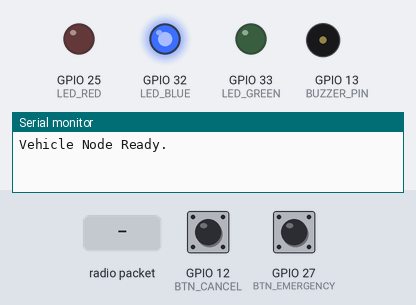
Recording of a sketch running on a simulated ESP32. Shown: output pins drawn as LEDs (lit = HIGH), buzzer (waves = sounding, pin HIGH), the last lines printed to the serial monitor. Inputs (shaded band) come from the test bench; at power-on: GPIO 27 (BTN_EMERGENCY) HIGH, GPIO 12 (BTN_CANCEL) HIGH. No radio packets arrive unless stated.

Above: at 1.2 s.
1.3 s: GPIO 27 (BTN_EMERGENCY) pulled LOW for 0.15 s
At 2.3 s:
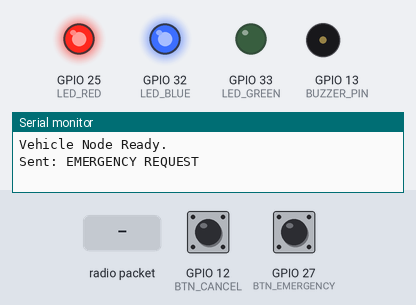
2.9 s: GPIO 12 (BTN_CANCEL) pulled LOW for 0.15 s
At 3.5 s:
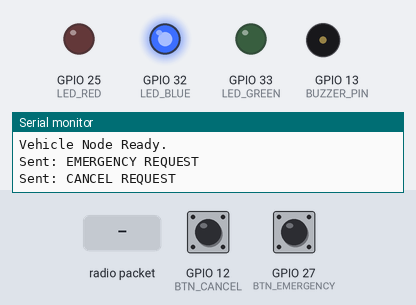
4.5 s: GPIO 27 (BTN_EMERGENCY) pulled LOW for 1 s
At 5.9 s:
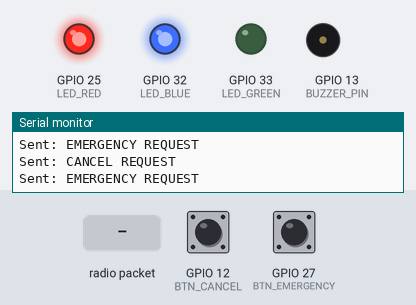
7.0 s: radio packet "RES:APPROVED" arrives
At 8.0 s:
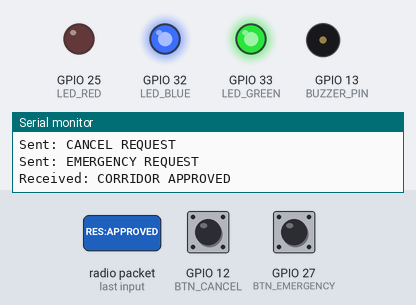
8.8 s: GPIO 12 (BTN_CANCEL) pulled LOW for 1 s
At 9.2 s:
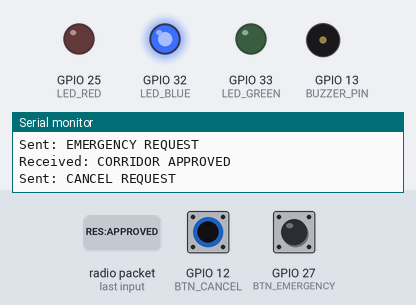
Timing chart, 0 to 11.8 s (numbered marks = the images above; inputs shaded):
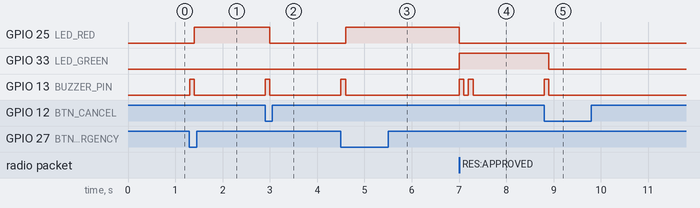

Measured:
- after the input at 1.3 s, GPIO 25 (LED_RED): LOW → HIGH after 0.10 s; GPIO 13 (BUZZER_PIN): LOW → HIGH at once, → LOW 0.10 s later
- after the input at 2.9 s, GPIO 25 (LED_RED): HIGH → LOW after 0.10 s; GPIO 13 (BUZZER_PIN): LOW → HIGH at once, → LOW 0.10 s later
- after the input at 4.5 s, GPIO 25 (LED_RED): LOW → HIGH after 0.10 s; GPIO 13 (BUZZER_PIN): LOW → HIGH at once, → LOW 0.10 s later
- after the input at 7.0 s, GPIO 25 (LED_RED): HIGH → LOW at once; GPIO 33 (LED_GREEN): LOW → HIGH at once; GPIO 13 (BUZZER_PIN): alternates HIGH for 0.10 s and LOW for 0.10 s, 4 changes in all, then stays LOW, starting at once
- after the input at 8.8 s, GPIO 33 (LED_GREEN): HIGH → LOW after 0.10 s; GPIO 13 (BUZZER_PIN): LOW → HIGH at once, → LOW 0.10 s later

The sketch:

ResQSyncVehicle.ino
```cpp
#include <SPI.h>
#include <LoRa.h>

// --- HARDWARE PIN DEFINITIONS ---
#define RXD2 16
#define TXD2 17

#define LORA_SCK 18
#define LORA_MISO 19
#define LORA_MOSI 23
#define LORA_CS 5
#define LORA_RST -1  // Not wired physically
#define LORA_DIO0 26

#define LED_RED 25
#define LED_GREEN 33
#define LED_BLUE 32

#define BTN_EMERGENCY 27
#define BTN_CANCEL 12
#define BUZZER_PIN 13

bool emergencyActive = false;

void setup() {
  Serial.begin(115200);
  Serial2.begin(9600, SERIAL_8N1, RXD2, TXD2); // GPS UART bridge

  pinMode(LED_RED, OUTPUT);
  pinMode(LED_GREEN, OUTPUT);
  pinMode(LED_BLUE, OUTPUT);
  pinMode(BUZZER_PIN, OUTPUT);

  // Use internal pull-ups since the buttons connect to GND
  pinMode(BTN_EMERGENCY, INPUT_PULLUP);
  pinMode(BTN_CANCEL, INPUT_PULLUP);

  // Initialize LoRa
  SPI.begin(LORA_SCK, LORA_MISO, LORA_MOSI, LORA_CS);
  LoRa.setPins(LORA_CS, LORA_RST, LORA_DIO0);

  if (!LoRa.begin(433E6)) { // Ensure this matches your region's LoRa frequency (e.g., 433E6, 868E6, or 915E6)
    Serial.println("LoRa Initialization Failed!");
    while (1); // Halt execution if radio fails
  }

  digitalWrite(LED_BLUE, HIGH); // System Ready
  Serial.println("Vehicle Node Ready.");
}

void triggerBuzzer(int mode) {
  if (mode == 1) { // Single quick buzz for button press
    digitalWrite(BUZZER_PIN, HIGH);
    delay(100);
    digitalWrite(BUZZER_PIN, LOW);
  } else if (mode == 2) { // Double quick buzz for green corridor approval
    digitalWrite(BUZZER_PIN, HIGH);
    delay(100);
    digitalWrite(BUZZER_PIN, LOW);
    delay(100);
    digitalWrite(BUZZER_PIN, HIGH);
    delay(100);
    digitalWrite(BUZZER_PIN, LOW);
  }
}

void loop() {
  // --- 1. HANDLE USER INPUT ---
  if (digitalRead(BTN_EMERGENCY) == LOW) {
    if (!emergencyActive) {
      emergencyActive = true;
      triggerBuzzer(1);
      digitalWrite(LED_RED, HIGH);
      digitalWrite(LED_GREEN, LOW);

      LoRa.beginPacket();
      LoRa.print("REQ:EMERGENCY");
      LoRa.endPacket();
      Serial.println("Sent: EMERGENCY REQUEST");
    }
    delay(300); // Button debounce
  }

  if (digitalRead(BTN_CANCEL) == LOW) {
    if (emergencyActive) {
      emergencyActive = false;
      triggerBuzzer(1);
      digitalWrite(LED_RED, LOW);
      digitalWrite(LED_GREEN, LOW);

      LoRa.beginPacket();
      LoRa.print("REQ:CANCEL");
      LoRa.endPacket();
      Serial.println("Sent: CANCEL REQUEST");
    }
    delay(300); // Button debounce
  }

  // --- 2. LISTEN FOR TRAFFIC NODE APPROVAL ---
  int packetSize = LoRa.parsePacket();
  if (packetSize) {
    String incoming = "";
    while (LoRa.available()) {
      incoming += (char)LoRa.read();
    }

    if (incoming == "RES:APPROVED" && emergencyActive) {
      digitalWrite(LED_GREEN, HIGH);
      digitalWrite(LED_RED, LOW);
      triggerBuzzer(2);
      Serial.println("Received: CORRIDOR APPROVED");
    }
  }

  // --- 3. STREAM GPS DATA ---
  if (emergencyActive && Serial2.available() > 0) {
    String gpsData = Serial2.readStringUntil('\n');

    // Only transmit valid NMEA sentences to save radio bandwidth
    if (gpsData.startsWith("$GPGGA") || gpsData.startsWith("$GPRMC")) {
      LoRa.beginPacket();
      LoRa.print("GPS:");
      LoRa.print(gpsData);
      LoRa.endPacket();
    }
  }
}
```
